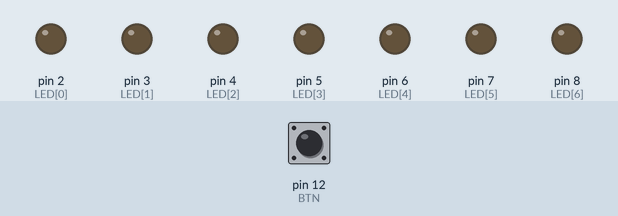
A sketch run on a simulated Arduino Uno, built with avr-gcc and run on an emulated ATmega328P. Parts: output pins drawn as LEDs (lit = HIGH). The inputs (shaded band) are chosen by the test bench; at power-on: pin 12 (BTN) HIGH. Random numbers use the default seed unless the sketch sets one.

Above: at 1.2 s.
1.3 s: pin 12 (BTN) pulled LOW for 0.15 s
At 3.5 s:
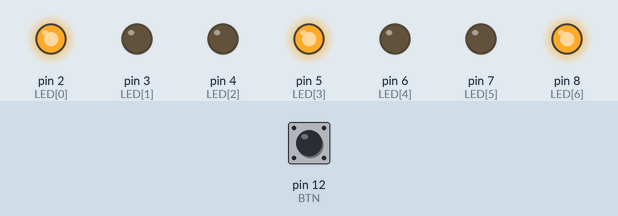
4.3 s: pin 12 (BTN) pulled LOW for 1 s
At 7.0 s:
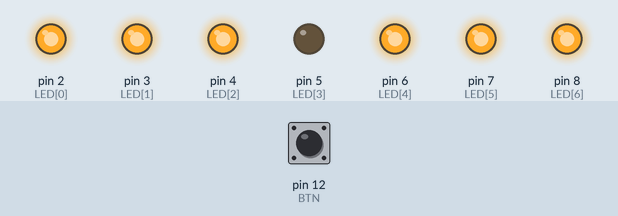
7.3 s: pin 12 (BTN) pulled LOW for 3.2 s
At 8.57 s:
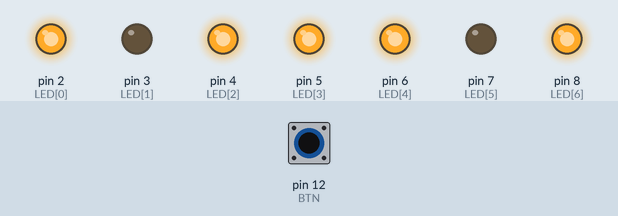
Timing chart, 0 to 10.3 s (numbered marks = the images above; inputs shaded):
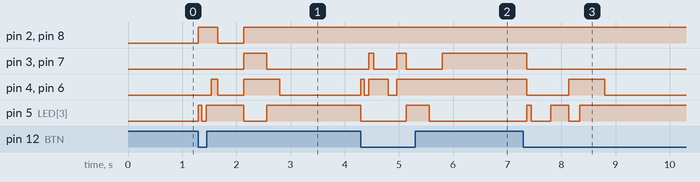

The sketch:

ludo_dice.ino
```cpp
// যন্ত্রমন্ত্র · Arduino ক্লাস #৯ · লুডোর ছক্কা
// জিনিস: Arduino Uno, ৭টা LED, ৭টা 220Ω রেজিস্টর, একটা push button
//
// LED গুলো ছক্কার ফোঁটার মতো সাজাও:
//      a     e          a = D2   e = D6
//      b  d  f          b = D3   d = D5   f = D7
//      c     g          c = D4   g = D8
// প্রতিটা LED: লম্বা পা → রেজিস্টর → pin, ছোট পা → GND
// বোতাম: এক পা → pin 12, অন্য পা → GND (INPUT_PULLUP, তাই আলাদা রেজিস্টর লাগবে না)
//
// টিপস: A0-তে কিছু লাগিও না। খোলা পিনের এলোমেলো ভোল্টেজ দিয়েই randomSeed হয়।

const int LED[7] = {2, 3, 4, 5, 6, 7, 8};   // a b c d e f g
const int BTN = 12;

// কোন সংখ্যায় কোন LED জ্বলবে (a b c d e f g)
const byte FACE[7][7] = {
  {0, 0, 0, 0, 0, 0, 0},   // ০: সব নেভা
  {0, 0, 0, 1, 0, 0, 0},   // ১: মাঝেরটা
  {1, 0, 0, 0, 0, 0, 1},   // ২: দুই কোণ
  {1, 0, 0, 1, 0, 0, 1},   // ৩: কোণাকুণি
  {1, 0, 1, 0, 1, 0, 1},   // ৪: চার কোণ
  {1, 0, 1, 1, 1, 0, 1},   // ৫: চার কোণ + মাঝ
  {1, 1, 1, 0, 1, 1, 1},   // ৬: দুই পাশের সারি
};

void dekhao(int n) {
  for (int i = 0; i < 7; i++) digitalWrite(LED[i], FACE[n][i] ? HIGH : LOW);
}

void setup() {
  for (int i = 0; i < 7; i++) pinMode(LED[i], OUTPUT);
  pinMode(BTN, INPUT_PULLUP);       // না টিপলে HIGH, টিপলে LOW
  randomSeed(analogRead(A0));       // প্রতিবার নতুন ক্রম
  dekhao(0);
}

void loop() {
  if (digitalRead(BTN) == LOW) {
    for (int i = 0; i < 10; i++) {  // গড়াচ্ছে… ধীরে ধীরে থামে
      dekhao(random(1, 7));         // random(1, 7) = ১ থেকে ৬
      delay(60 + i * 20);
    }
    dekhao(random(1, 7));           // আসল দান
    while (digitalRead(BTN) == LOW) {}  // আঙুল না সরানো পর্যন্ত অপেক্ষা
    delay(50);                      // বোতামের কাঁপুনি (bounce) থামুক
  }
}
```

Measured:
- after the input at 1.3 s, pin 2 (LED[0]): LOW → HIGH at once, → LOW 0.36 s later, → HIGH 0.48 s later; pin 3 (LED[1]): LOW → HIGH after 0.84 s, → LOW 0.42 s later
- after the input at 4.3 s, pin 3 (LED[1]), pin 7 (LED[5]): goes HIGH 0.10 s, LOW 0.42 s, HIGH 0.18 s, LOW 0.66 s, then HIGH, starting after 0.14 s; pin 4 (LED[2]), pin 6 (LED[4]): goes HIGH 0.06 s, LOW 0.08 s, HIGH 0.36 s, LOW 0.16 s, then HIGH, starting at once; pin 5 (LED[3]): HIGH → LOW at once, → HIGH 0.84 s later, → LOW 0.42 s later
- after the input at 7.3 s, pin 3 (LED[1]), pin 7 (LED[5]): HIGH → LOW after 0.06 s; pin 4 (LED[2]), pin 6 (LED[4]): HIGH → LOW after 0.06 s, → HIGH 0.78 s later, → LOW 0.66 s later; pin 5 (LED[3]): goes HIGH 0.08 s, LOW 0.36 s, HIGH 0.34 s, LOW 0.20 s, then HIGH, starting after 0.06 s
